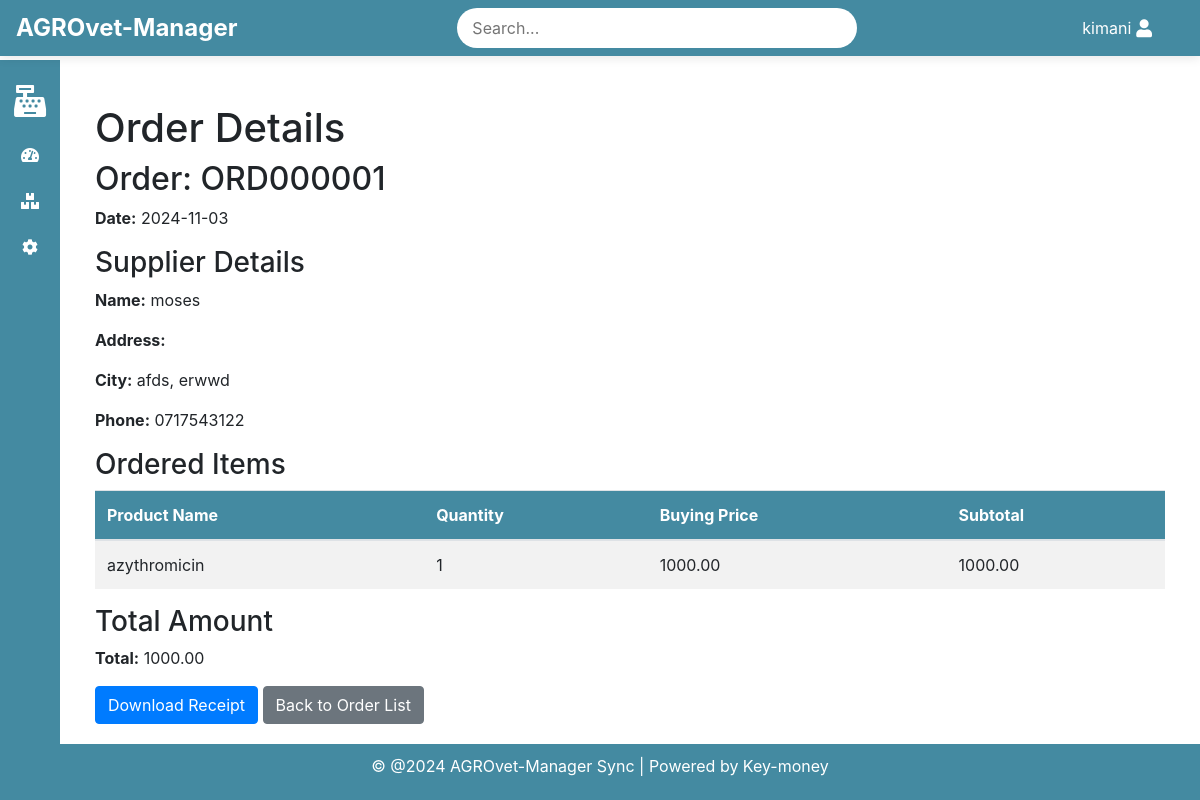
Page /orders/detail/ORD000001/ (signed in) on the committed database.
### orders/models.py (models this page shows, shortened)
class Order(models.Model):
    order_number = models.CharField(max_length=20, unique=True, editable=False)
    supplier = models.ForeignKey(Supplier, on_delete=models.CASCADE)
    created_at = models.DateTimeField(auto_now_add=True)
    updated_at = models.DateTimeField(auto_now=True)
    is_received = models.BooleanField(default=False)

class OrderItem(models.Model):
    order = models.ForeignKey(Order, related_name='items', on_delete=models.CASCADE)
    product = models.ForeignKey(Product, on_delete=models.CASCADE)
    quantity_ordered = models.PositiveIntegerField()
    quantity_delivered = models.PositiveIntegerField(default=0)
    buying_price = models.DecimalField(max_digits=10, decimal_places=2)

### suppliers/models.py (models this page shows, shortened)
class Supplier(models.Model):
    supplier_id = models.CharField(max_length=10, unique=True, editable=False)
    name = models.CharField(max_length=255)
    contact_person = models.CharField(max_length=255, blank=True, null=True)
    phone = models.CharField(max_length=20, blank=True, null=True)
    email = models.EmailField(blank=True, null=True)
    address = models.TextField(blank=True, null=True)
    city = models.CharField(max_length=100, blank=True, null=True)
    country = models.CharField(max_length=100, blank=True, null=True)
    notes = models.TextField(blank=True, null=True)
    created_at = models.DateTimeField(auto_now_add=True)
    updated_at = models.DateTimeField(auto_now=True)

### inventory/models.py (models this page shows, shortened)
class Product(models.Model):
    name = models.CharField(max_length=255)
    barcode = models.CharField(max_length=255, blank=True, null=True, unique=True)
    buying_price = models.DecimalField(max_digits=10, decimal_places=2)
    selling_price = models.DecimalField(max_digits=10, decimal_places=2)
    wholesale_price = models.DecimalField(max_digits=10, decimal_places=2, blank=True, null=True)
    stock_quantity = models.PositiveIntegerField(default=0)
    low_stock_threshold = models.PositiveIntegerField(default=0)  # To trigger low stock alert
    packaging_type = models.CharField(max_length=50, blank=True, null=True)
    expiry_date = models.DateField(blank=True, null=True)
    created_at = models.DateTimeField(auto_now_add=True)
    category = models.ForeignKey(Category, null=True, blank=True, on_delete=models.SET_NULL)

### orders/views.py (the view)
# urls.py: path('detail/<str:order_number>/', views.order_detail, name='order_detail'),
@login_required(login_url='/authlogin/login')
def order_detail(request, order_number):
    order = get_object_or_404(Order, order_number=order_number)
    items = []
    total = 0
    for item in order.items.all():
        subtotal = item.buying_price * item.quantity_ordered  # Calculate the subtotal
        items.append({
            'product_name': item.product.name,
            'quantity': item.quantity_ordered,
            'buying_price': item.buying_price,
            'subtotal': subtotal,
        })
        total += subtotal
    context = {
        'order': order,
        'items': items,
        'total': total,
    }
    return render(request, 'orders/order_detail.html', context)

### orders/templates/orders/order_detail.html (shortened to what this page needs)
{% extends 'base.html' %}
{% block content %}
    <div class="container mt-4">
        <h1>Order Details</h1>
        <h2>Order: {{ order.order_number }}</h2>
        <p><strong>Date:</strong> {{ order.updated_at|date:"Y-m-d" }}</p>
        <h3>Supplier Details</h3>
        <p><strong>Name:</strong> {{ order.supplier.name }}</p>
        <p><strong>Address:</strong> {{ order.supplier.address }}</p>
        <p><strong>City:</strong> {{ order.supplier.city }}, {{ order.supplier.country }}</p>
        <p><strong>Phone:</strong> {{ order.supplier.phone }}</p>
        <h3>Ordered Items</h3>
        <table class="table table-striped">
            <thead>
                <tr>
                    <th>Product Name</th>
                    <th>Quantity</th>
                    <th>Buying Price</th>
                    <th>Subtotal</th>
                </tr>
            </thead>
            <tbody>
                {% for item in items %}
                <tr>
                    <td>{{ item.product_name }}</td>
                    <td>{{ item.quantity }}</td>
                    <td>{{ item.buying_price }}</td>
                    <td>{{ item.subtotal }}</td>
                </tr>
                {% endfor %}
            </tbody>
        </table>
        <h3>Total Amount</h3>
        <p><strong>Total:</strong> {{ total }}</p>
        <a href="{% url 'generate_receipt_pdf' order.order_number %}" class="btn btn-primary">Download Receipt</a>
        <a href="{% url 'list_orders' %}" class="btn btn-secondary">Back to Order List</a>
    </div>
{% endblock %}

### templates/base.html (shortened to what this page needs)
<!DOCTYPE html>
{% load static %}
<html lang="en">
<head>
    <link rel="stylesheet" href="{% static 'css/style.css' %}">
    <link href="https://stackpath.bootstrapcdn.com/bootstrap/4.5.2/css/bootstrap.min.css" rel="stylesheet">
    <link rel="stylesheet" href="https://cdnjs.cloudflare.com/ajax/libs/font-awesome/5.15.4/css/all.min.css">
</head>
<body>
    <header class="navbar navbar-expand-lg fixed-top" style="background-color: var(--primary-color);">
        <div class="navbar-left">
            <span class="site-name">
                {% if shop and shop.name %}
                    {{ shop.name }}
                {% else %}
                    AGROvet-Manager
                {% endif %}
            </span>
        </div>
        <div class="navbar-center">
            <input type="text" placeholder="Search..." class="search-bar">
        </div>
        <div class="navbar-right">
            <div class="user-menu">
                <span class="username">{{ user.username }}</span>
                <i class="fas fa-user"></i>
            </div>
        </div>
    </header>
    <aside class="sidebar" style="background-color: var(--primary-color);">
        <ul>
            <li>
                <a href="{% url 'make_sale' %}" title="Sales">
                    <i class="fas fa-cash-register fa-2x"></i>
                </a>
            </li>
            <li>
                <a href="{% url 'sale_dashboard' %}" title="Dashboard">
                    <i class="fas fa-tachometer-alt"></i>
                </a>
            </li>
            <li>
                <a href="{% url 'product_list' %}" title="Inventory">
                    <i class="fas fa-boxes"></i>
                </a>
            </li>
            <li>
                <a href="{% url 'shop_details' %}" title="Settings">
                    <i class="fa fa-cog"></i>
                </a>
            </li>
        </ul>
    </aside>
    <main class="content">
        {% block content %}{% endblock %}
    </main>
    <footer style="background-color: var(--primary-color);">
        <p>&copy; @2024 AGROvet-Manager Sync | Powered by Key-money
        </p>
    </footer>
</body>
</html>

### static/css/style.css (style rules this page uses)
body { font-family: Arial, sans-serif; margin: 0; padding: 0; background-color: #e0f2e9; color: #333; display: flex; flex-direction: column; min-height: 100vh; font-size: 0.75em; }
.navbar { display: flex; justify-content: space-between; align-items: center; background-color: var(--primary-color); color: #fff; padding: 10px 20px; position: fixed; top: 0; width: 100%; z-index: 1000; box-shadow: 0 2px 10px rgba(0, 0, 0, 0.1); }
.navbar-left { display: flex; align-items: center; }
.site-name { font-size: 24px; font-weight: bold; }
.navbar-center { flex-grow: 1; display: flex; justify-content: center; }
.search-bar { padding: 8px 15px; border-radius: 20px; border: none; width: 60%; max-width: 400px; }
.navbar-right { display: flex; align-items: center; padding-right: 2rem; }
.user-menu { position: relative; display: flex; align-items: center; cursor: pointer; }
.user-menu .fas { font-size: 18px; margin-left: 5px; }
.username { margin-left: 5px; }
.sidebar { position: fixed; top: 60px; left: 0; width: 60px; height: calc(100% - 60px); background-color: var(--secondary-color); padding: 10px 0; display: flex; flex-direction: column; align-items: center; z-index: 999; transition: width 0.3s, left 0.3s; }
.sidebar ul { list-style-type: none; padding: 0; margin: 0; width: 100%; }
.sidebar ul li { width: 100%; text-align: center; }
.sidebar ul li a { position: relative; display: flex; align-items: center; justify-content: center; color: #fff; text-decoration: none; padding: 15px; transition: background-color 0.3s; }
.sidebar ul li a::after { content: attr(title); position: absolute; left: 50px; top: 50%; transform: translateY(-50%); background-color: #333; color: #fff; padding: 5px 10px; border-radius: 5px; white-space: nowrap; box-shadow: 0 2px 5px rgba(0, 0, 0, 0.2); z-index: 9999; opacity: 0; transition: opacity 0.3s ease; pointer-events: none; }
.content { margin-left: 60px; padding: 80px 20px 20px; flex-grow: 1; transition: margin-left 0.3s; }
footer { text-align: center; padding: 10px 0; background-color: var(--primary-color); color: #fff; position: relative; width: 100%; }
.table-striped tbody tr:nth-of-type(odd) { background-color: #f2f2f2; }
.table thead th { background-color: var(--primary-color); color: white; }

### rows in the picture
Order: order_number "ORD000001", updated_at "2024-11-03", supplier.name "moses", supplier.city "afds", supplier.country "erwwd", supplier.phone "0717543122"
Product: product_name "azythromicin"
OrderItem: buying_price "1000.00"

### other values in the picture
{{ user.username }} "kimani"
{{ item.quantity }} "1"
{{ item.subtotal }} "1000.00"
{{ total }} "1000.00"
